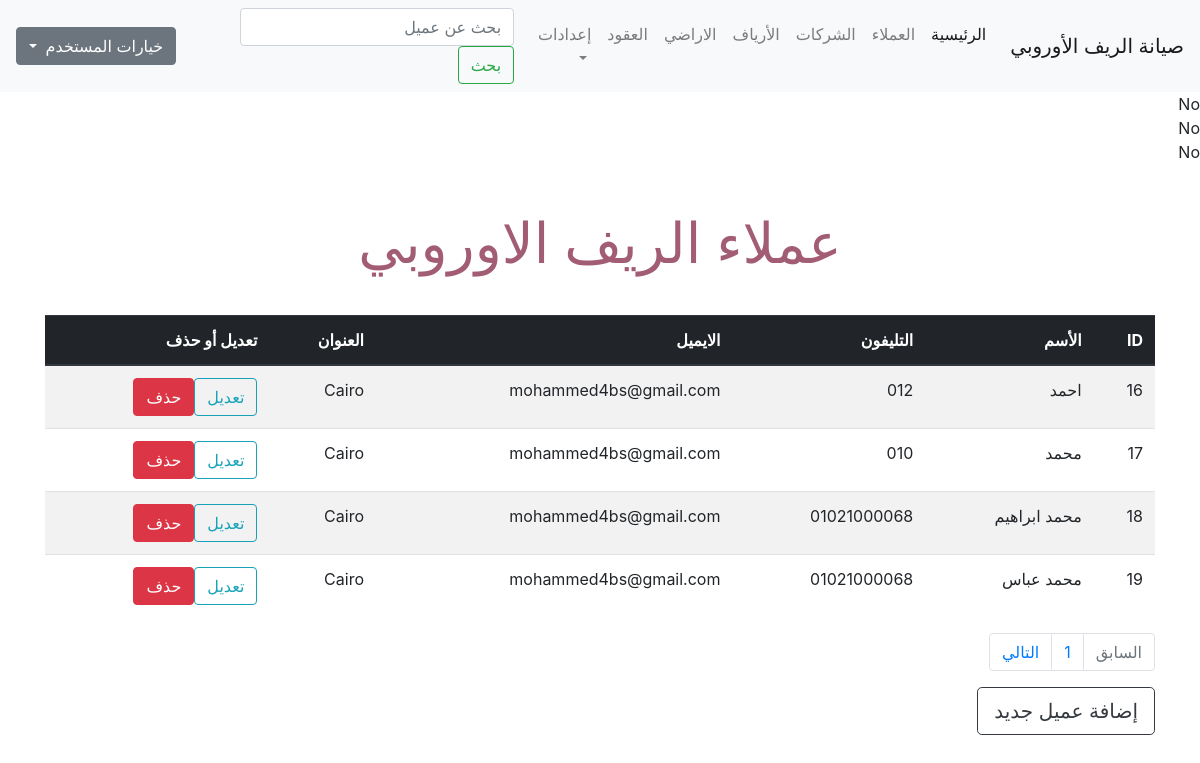
The page /clients.php (signed in) on the database its author committed.
### tables this page shows
CREATE TABLE `maint` (
  `maint_id` int(11) NOT NULL,
  `contract_id` int(11) NOT NULL,
  `balance` int(255) NOT NULL,
  `start_date` date NOT NULL,
  `end_date` date NOT NULL,
  `billed_to_date` date NOT NULL,
  `maint_fee` int(11) NOT NULL DEFAULT '750'
);

CREATE TABLE `clients` (
  `client_id` int(11) NOT NULL,
  `client_name` varchar(200) NOT NULL,
  `phone` varchar(20) NOT NULL,
  `email` varchar(200) NOT NULL,
  `address` varchar(255) NOT NULL
);

### clients.php (the view, shortened to what this page needs)
<?php
if (isset($_SESSION['username'])) {
    include 'init.php';
    echo '<div class="container">';
    if (isset($_GET['action'])) {
        $action = $_GET['action'];
    } else {
        $action = "Manage";
    }
        if ($action == 'Manage') {
        $limit = 4;
        $stmt = $db->prepare("SELECT * FROM clients");
        $stmt->execute();
        $total_result = $stmt->rowCount();
        $total_pages = ceil($total_result/$limit);
        if(!isset($_GET['page'])) {
            $page = 1;
        } else {
            $page = $_GET['page'];
        }
        $starting_limit = ($page-1)*$limit;
        $show = "SELECT * FROM clients ORDER BY client_id ASC LIMIT $starting_limit, $limit";
        $rows = $db->prepare($show);
        $rows->execute();
        echo '<h1 class="page-title text-center"> عملاء الريف الاوروبي </h1>';
        ?>
        <table class="table table-striped table-hover ">
            <thead class="thead-dark">
                <tr>
                    <th>
                        ID
                    </th>
                    <th>
                        الأسم
                    </th>
                    <th>
                        التليفون
                    </th>
                    <th>
                        الايميل
                    </th>
                    <th>
                        العنوان
                    </th>
                    <th>
                        تعديل أو حذف
                    </th>
                </tr>
            </thead>
            <tbody>
                <?php
                    foreach($rows as $row) {
                        echo '<tr>';
                            echo '<td>' . $row['client_id'] .  '</td><td>' . $row['client_name'] . '</td><td>' . $row['phone'] . '</td><td>' . $row['email'] . '</td><td>' . $row['address'] . '</td>
                            <td><a href="?action=Edit&id=' . $row['client_id'] . '" class="btn btn-outline-info">تعديل</a><a href="?action=Delete&id=' . $row['client_id'] . '" class="btn btn-danger confirm"> حذف</a></td>';
                        echo '</tr>';
                    }
                ?>
            </tbody>
        </table>
        <nav aria-label="Page navigation example">
            <ul class="pagination">
            <?php $past_page = $_GET['page'] - 1;
                if ($past_page < 1) {
                    $past_page = 1;
                    $past_page_status = 'disabled';
                }
            ?>
                <li class="page-item <?php echo $past_page_status; ?>">
                    <a href='<?php echo "?page=$past_page"; ?>' class="page-link">السابق
                    </a>
                </li>
                <?php
                for ($page=1; $page <= $total_pages ; $page++):?>
                <li class="page-item">
                    <a href='<?php echo "?page=$page"; ?>' class="page-link <?php if ($_GET['page'] == $page) { echo 'current';} ?>"><?php  echo $page; ?>
                    </a>
                </li>
            <?php endfor; ?>
            <?php $next_page = $_GET['page'] + 1;
            ?>
                <li class="page-item  <?php echo $next_page_status; ?>">
                    <a href='<?php echo "?page=$next_page"; ?>' class="page-link">التالي
                    </a>
                </li>
            </ul>
        </nav>
        <a href="?action=Add" class="btn btn-outline-dark btn-lg">إضافة عميل جديد</a>
        <?php
        include $tbl . 'footer.php';
        }
} else {
    header('Location: index.php');
    exit();
}?>

### includes/header.php (shortened to what this page needs)
<!doctype html>
<html lang="en">
  <head>
    <link rel="stylesheet" href="layout/css/bootstrap.css">
    <link rel="stylesheet" href="layout/css/main.css">
  </head>
  <body>

### init.php (shortened to what this page needs)
<?php
include 'db.php';
$tbl = "includes/";
include $tbl . 'header.php';
if (!isset($noNavbar)) {
    include $tbl . 'nav.php';
}
$stmtC = $db->prepare('SELECT contracts.contract_id , contracts.total_space, maint.balance, maint.start_date, maint.end_date, maint.maint_fee
 FROM contracts
INNER JOIN maint on contracts.contract_id = maint.contract_id');
$stmtC->execute();
$rows = $stmtC->fetchAll();
$curDate = date('Y-m-d');
foreach ($rows as $row) {
    $expDate = $row['start_date'];
    if ($expDate < $curDate) {
        $d = (int)abs((strtotime($curDate) - strtotime($expDate))/(60*60*24));;
        $m = $d * $row['total_space'] * $row['maint_fee'];
        $blnc = $row['balance'];
        $start_date_ = $curDate;
        $end_date_ = date("Y-m-d", strtotime(date("Y-m-d", strtotime($start_date_)). "next day"));
        $updateBalance = $db->prepare('UPDATE maint SET balance = :zblnce, start_date = :sdt, end_date = :edt WHERE contract_id = :zid');
        $updateBalance->execute(array(
            ':zblnce' => $m + $blnc,
            ':zid'  => $row['contract_id'],
            ':sdt'  => $start_date_,
            ':edt'  => $end_date_
        ));
    } else {
        echo 'No' . '<br>';
    }
}

### includes/nav.php (shortened to what this page needs)
<nav class="navbar navbar-expand-lg navbar-light bg-light">
    <a class="navbar-brand" href="#">صيانة الريف الأوروبي</a>
    <div class="collapse navbar-collapse" id="navbarSupportedContent">
        <ul class="navbar-nav mr-auto">
            <li class="nav-item active">
                <a class="nav-link" href="dashboard.php">الرئيسية <span class="sr-only">(current)</span></a>
            </li>
            <li class="nav-item">
                <a class="nav-link" href="clients.php?page=1">العملاء</a>
            </li>
            <li class="nav-item">
                <a class="nav-link" href="company.php?page=1">الشركات</a>
            </li>
            <li class="nav-item">
                <a class="nav-link" href="reefs.php?page=1">الأرياف</a>
            </li>
            <li class="nav-item">
                <a class="nav-link" href="units.php?page=1">الاراضي</a>
            </li>
            <li class="nav-item">
                <a class="nav-link" href="contracts.php?page=1">العقود</a>
            </li>
            <li class="nav-item dropdown">
                <a class="nav-link dropdown-toggle" href="#" id="navbarDropdown" role="button" data-toggle="dropdown" aria-haspopup="true" aria-expanded="false">
                إعدادات
                </a>
            </li>
        </ul>
        <form class="form-inline my-2 my-lg-0" action="dashboard.php" method="GET">
            <input class="form-control mr-sm-2 client_search" type="text" name="client" placeholder="بحث عن عميل" aria-label="Search">
            <button class="btn btn-outline-success mr-auto my-2 my-sm-0" type="submit">بحث</button>
        </form>
        <div class="dropdown">
            <button class="btn btn-secondary dropdown-toggle" type="button" id="dropdownMenuButton" data-toggle="dropdown" aria-haspopup="true" aria-expanded="false">
                خيارات المستخدم
            </button>
        </div>
    </div>
    </nav>

### includes/footer.php (shortened to what this page needs)
  </body>
</html>

### layout/css/main.css (style rules this page uses)
.page-title { font-size: 56px; color: #a25d74; padding: 30px 0; }
.client_search { width:400px; }

### rows shown on the page
maint: start_date "No"
maint: start_date "No"
maint: start_date "No"
clients: client_id "16", client_name "احمد", phone "012", email "mohammed4bs@gmail.com", address "Cairo"
clients: client_id "17", client_name "محمد", phone "010", email "mohammed4bs@gmail.com", address "Cairo"
clients: client_id "18", client_name "محمد ابراهيم", phone "01021000068", email "mohammed4bs@gmail.com", address "Cairo"
clients: client_id "19", client_name "محمد عباس", phone "01021000068", email "mohammed4bs@gmail.com", address "Cairo"
